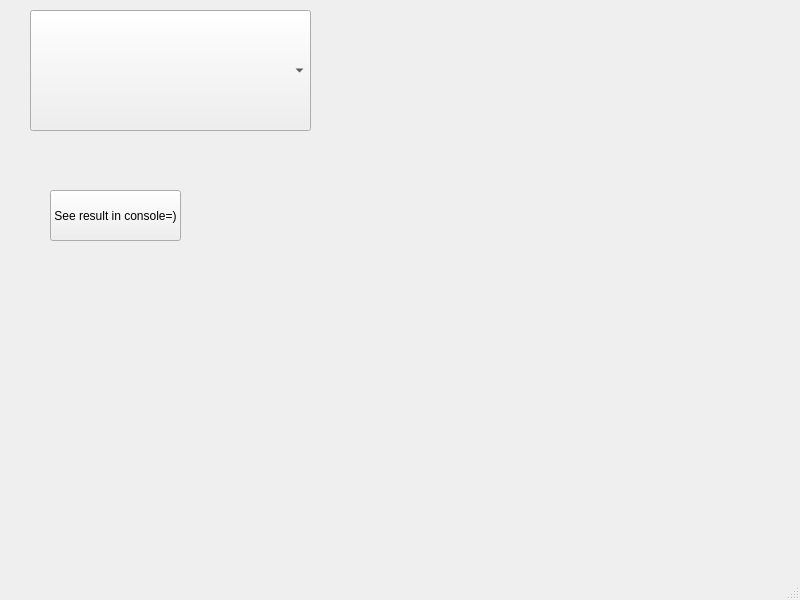
<?xml version="1.0" encoding="UTF-8"?>
<ui version="4.0">
 <class>MainWindow</class>
 <widget class="QMainWindow" name="MainWindow">
  <property name="geometry">
   <rect>
    <x>0</x>
    <y>0</y>
    <width>800</width>
    <height>600</height>
   </rect>
  </property>
  <property name="windowTitle">
   <string>MainWindow</string>
  </property>
  <widget class="QWidget" name="centralwidget">
   <widget class="QComboBox" name="comboBox">
    <property name="geometry">
     <rect>
      <x>30</x>
      <y>10</y>
      <width>281</width>
      <height>121</height>
     </rect>
    </property>
    <property name="accessibleName">
     <string/>
    </property>
    <property name="frame">
     <bool>true</bool>
    </property>
    <property name="modelColumn">
     <number>0</number>
    </property>
   </widget>
   <widget class="QPushButton" name="pushButton">
    <property name="geometry">
     <rect>
      <x>50</x>
      <y>190</y>
      <width>131</width>
      <height>51</height>
     </rect>
    </property>
    <property name="text">
     <string>See result in console=)</string>
    </property>
   </widget>
  </widget>
  <widget class="QMenuBar" name="menubar">
   <property name="geometry">
    <rect>
     <x>0</x>
     <y>0</y>
     <width>800</width>
     <height>19</height>
    </rect>
   </property>
  </widget>
  <widget class="QStatusBar" name="statusbar"/>
 </widget>
 <resources/>
 <connections>
  <connection>
   <sender>pushButton</sender>
   <signal>clicked()</signal>
   <receiver>comboBox</receiver>
   <slot>deleteLater()</slot>
   <hints>
    <hint type="sourcelabel">
     <x>143</x>
     <y>233</y>
    </hint>
    <hint type="destinationlabel">
     <x>164</x>
     <y>128</y>
    </hint>
   </hints>
  </connection>
 </connections>
</ui>
